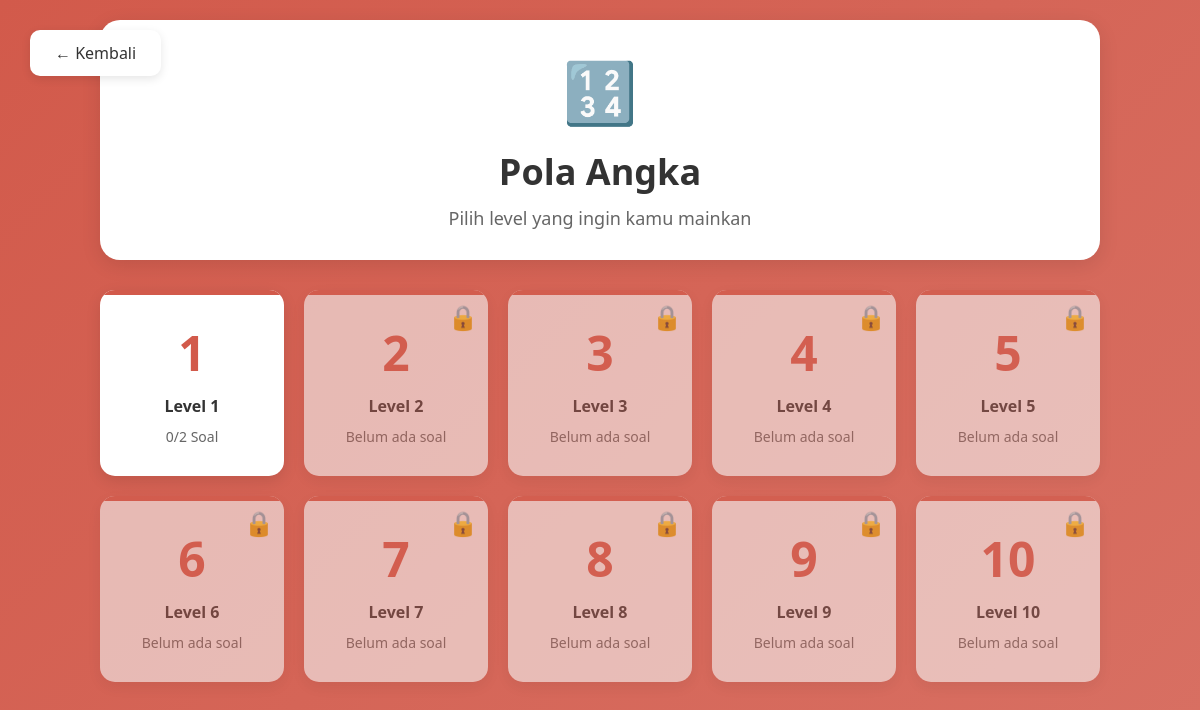
Screenshot of /level.php?category=angka (signed in) with the database file from the repository.
### tables this page shows
CREATE TABLE `levels` (
  `id` int(11) NOT NULL,
  `category` enum('angka','huruf','gambar','kalender') NOT NULL,
  `level_number` int(11) NOT NULL,
  `title` varchar(200) NOT NULL,
  `description` text DEFAULT NULL,
  `color` varchar(7) DEFAULT NULL,
  `image_path` varchar(255) DEFAULT NULL,
  `is_active` tinyint(1) DEFAULT 1,
  `created_at` timestamp NULL DEFAULT current_timestamp(),
  `updated_at` timestamp NULL DEFAULT current_timestamp() ON UPDATE current_timestamp()
);

### level.php (the view, shortened to what this page needs)
<?php
$category = $_GET['category'] ?? '';
$db = getDB();
$category_info = [
    'angka' => ['name' => 'Pola Angka', 'icon' => '🔢', 'color' => '#d25a4b'],
    'huruf' => ['name' => 'Pola Huruf', 'icon' => '🔤', 'color' => '#88b751'],
    'gambar' => ['name' => 'Pola Gambar', 'icon' => '🎨', 'color' => '#efb739'],
    'kalender' => ['name' => 'Pola Kalender', 'icon' => '📅', 'color' => '#f17cc9']
];
$cat_info = $category_info[$category];
$stmt = $db->prepare("
    SELECT l.*,
    (SELECT COUNT(*) FROM questions WHERE level_id = l.id) as total_questions,
    (SELECT COUNT(DISTINCT question_id)
     FROM user_progress
     WHERE level_id = l.id AND user_id = ? AND is_correct = 1) as completed_questions
    FROM levels l
    WHERE category = ?
    ORDER BY level_number
");
$stmt->execute([$_SESSION['user_id'], $category]);
$levels = $stmt->fetchAll();
?>
<!DOCTYPE html>
<html lang="id">
<head>
</head>
<body>
    <a href="dashboard.php" class="btn-back">← Kembali</a>
    <div class="container">
        <div class="header">
            <div class="icon"><?php echo $cat_info['icon']; ?></div>
            <h1><?php echo $cat_info['name']; ?></h1>
            <p>Pilih level yang ingin kamu mainkan</p>
        </div>
        <div class="levels-grid">
            <?php foreach ($levels as $level): ?>
                <?php
                $is_completed = $level['total_questions'] > 0 && $level['completed_questions'] >= $level['total_questions'];
                $has_questions = $level['total_questions'] > 0;
                ?>
                <?php if ($has_questions): ?>
                    <a href="quiz.php?level_id=<?php echo $level['id']; ?>" class="level-card <?php echo $is_completed ? 'completed' : ''; ?>">
                        <div class="level-number"><?php echo $level['level_number']; ?></div>
                        <div class="level-title">Level <?php echo $level['level_number']; ?></div>
                        <div class="level-progress">
                            <?php echo $level['completed_questions']; ?>/<?php echo $level['total_questions']; ?> Soal
                        </div>
                    </a>
                <?php else: ?>
                    <div class="level-card locked">
                        <span class="level-badge">🔒</span>
                        <div class="level-number"><?php echo $level['level_number']; ?></div>
                        <div class="level-title">Level <?php echo $level['level_number']; ?></div>
                        <div class="level-progress">Belum ada soal</div>
                    </div>
                <?php endif; ?>
            <?php endforeach; ?>
        </div>
    </div>
</body>
</html>

### rows the page displays
levels: level_number "1", completed_questions "0", total_questions "2"
levels: level_number "2"
levels: level_number "3"
levels: level_number "4"
levels: level_number "5"
levels: level_number "6"
levels: level_number "7"
levels: level_number "8"
levels: level_number "9"
levels: level_number "10"

### other values shown
$cat_info['icon'] "🔢"
$cat_info['name'] "Pola Angka"
